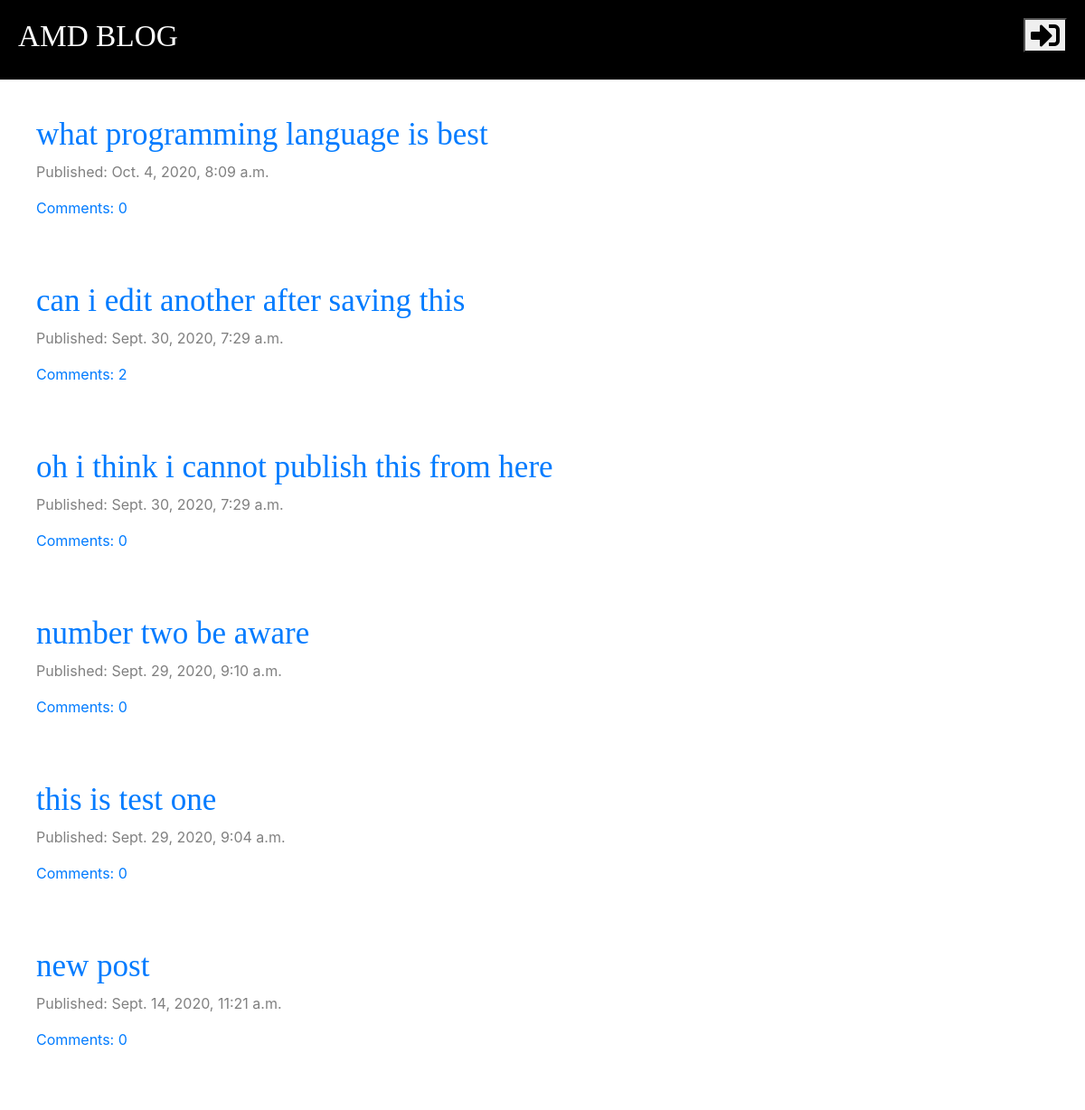
/ (upper part), run on an earlier commit of the app's database.
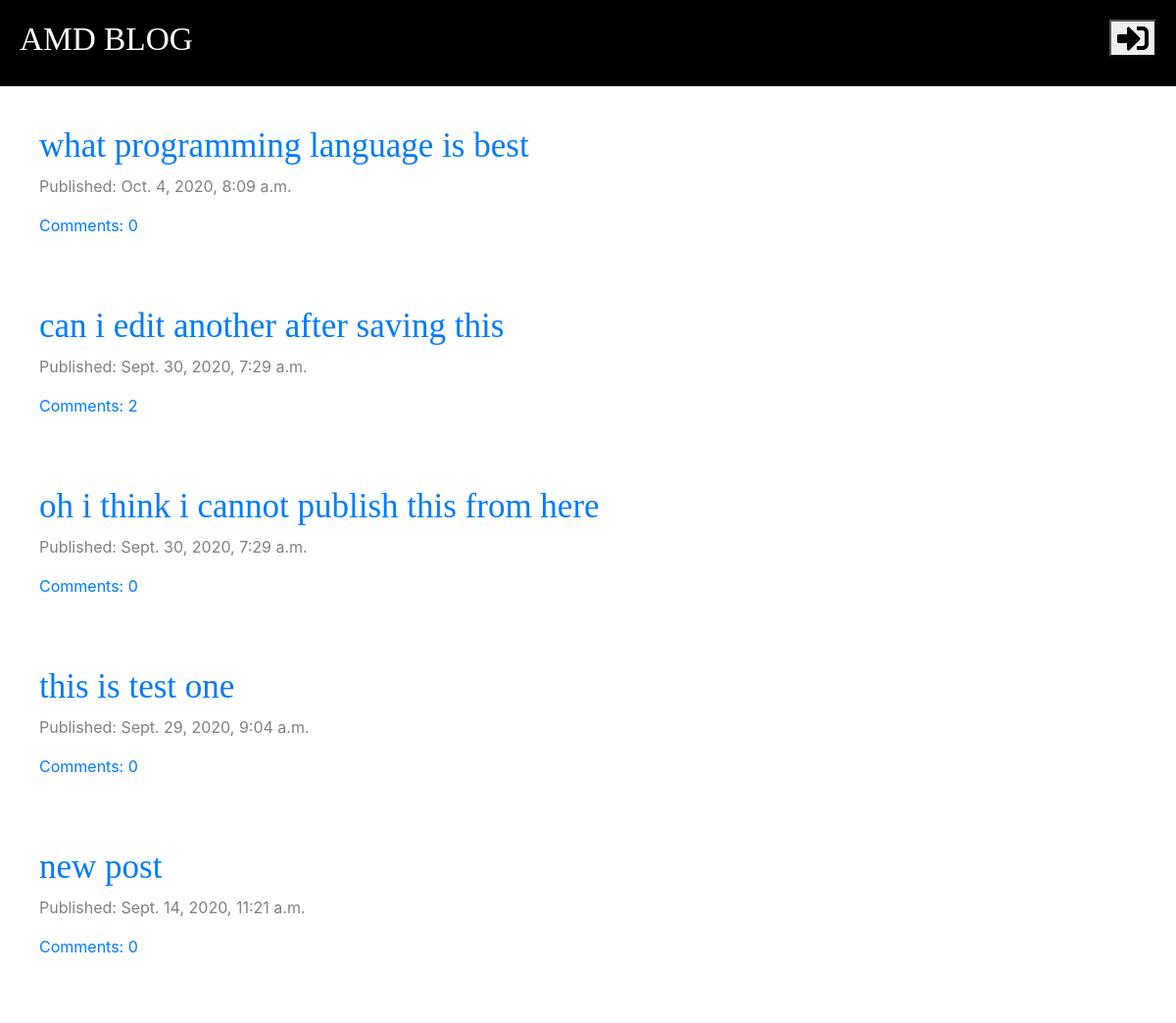
And on a later commit of the database.
### blog/models.py (models this page shows, shortened)
class Post(models.Model):
    author = models.ForeignKey('auth.User', on_delete=models.CASCADE)
    title = models.CharField(max_length=200)
    text = models.TextField()
    created_date = models.DateTimeField(default=timezone.now)
    published_date = models.DateTimeField(blank=True, null=True)
    def approved_comments(self):
        return self.comments.filter(approved=True)

### blog/views.py (the view)
# urls.py: path('', views.post_list, name='post_list'),
def post_list(request):
    posts = Post.objects.filter(published_date__lte=timezone.now()).order_by('-published_date')
    stuff_for_frontend = {'posts': posts}
    return render(request, 'blog/post_list.html', stuff_for_frontend)

### blog/templates/blog/post_list.html
{% extends "blog/base.html" %}
{% block content %}
    {% for post in posts %}
        <div class="post">
            <h2><a href="{% url 'post_detail' pk=post.pk%}">{{ post.title }}</a></h2>
            <div class="date">
                <p>Published: {{ post.published_date }}</p>
            </div>
            <a href="{% url 'post_detail' pk=post.pk %}">Comments: {{ post.approved_comments.count }}</a>
        </div>
    {% endfor %}
{% endblock content %}

What changed in the data, as far as the page shows it:
removed Post: title "number two be aware", published_date "Sept. 29, 2020, 9:10 a.m.", approved_comments.count "0"
